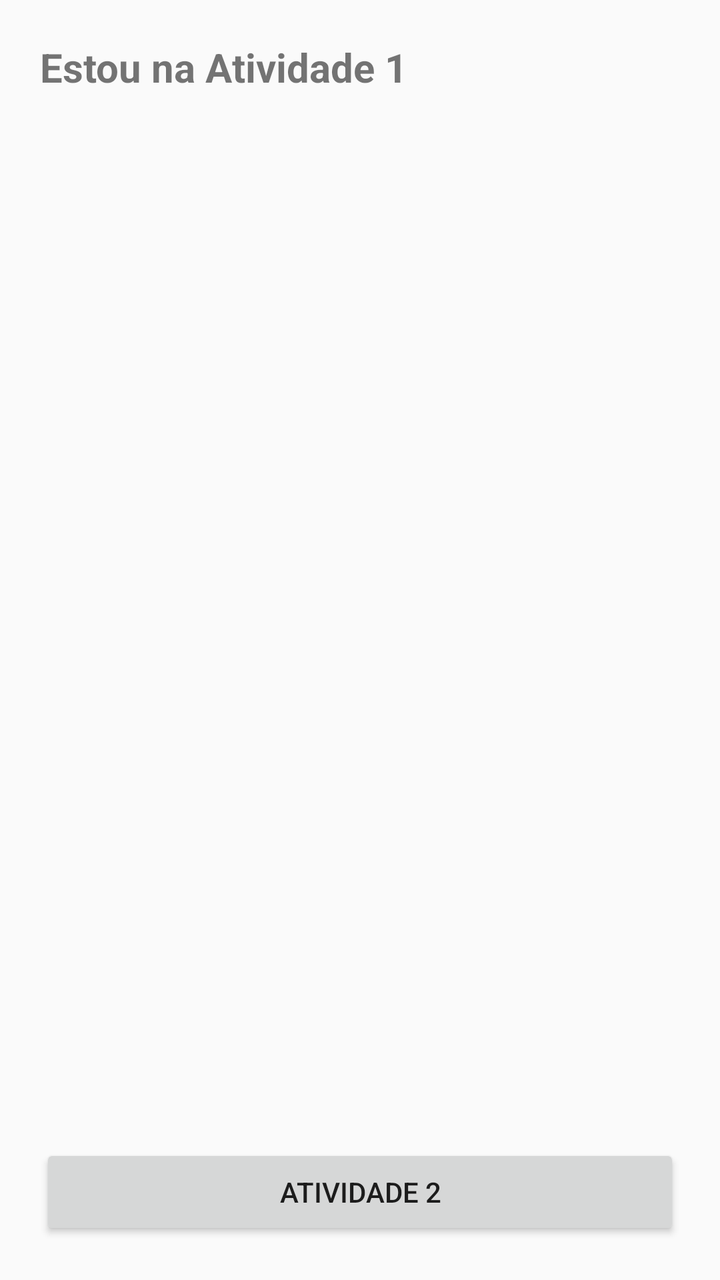
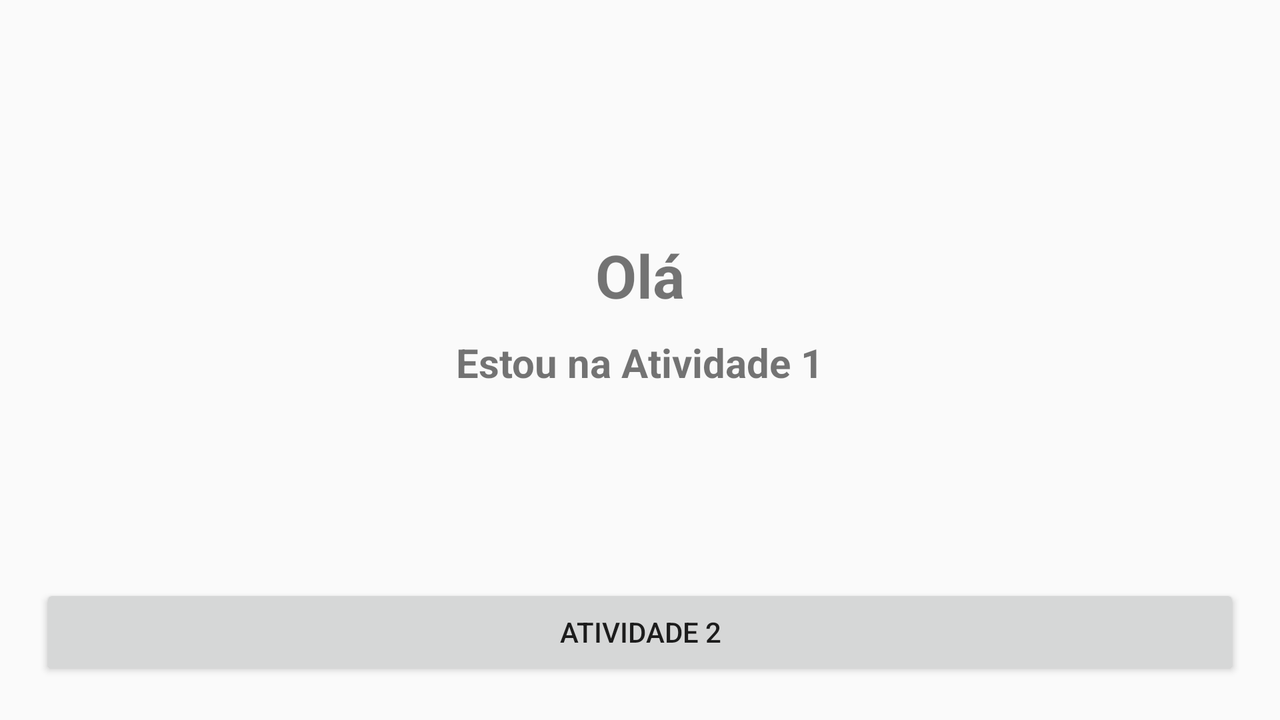

First picture: res/layout/ on a phone held upright. Second picture: the repository's own variant of that layout, on a device whose configuration matches the variant's folder. Source for both follows.
<!-- AndroidManifest.xml: application theme Theme.Labs -->
<!-- res/layout/activity_1.xml -->
<?xml version="1.0" encoding="utf-8"?>
<androidx.constraintlayout.widget.ConstraintLayout xmlns:android="http://schemas.android.com/apk/res/android"
    xmlns:app="http://schemas.android.com/apk/res-auto"
    xmlns:tools="http://schemas.android.com/tools"
    android:layout_width="match_parent"
    android:layout_height="match_parent"
    tools:context=".MainActivity">

    <LinearLayout
        android:layout_width="0dp"
        android:layout_height="0dp"
        android:layout_weight="1"
        android:padding="20dp"
        android:orientation="vertical"
        app:layout_constraintBottom_toBottomOf="parent"
        app:layout_constraintEnd_toEndOf="parent"
        app:layout_constraintStart_toStartOf="parent"
        app:layout_constraintTop_toTopOf="parent">

        <TextView
            android:id="@+id/textView1"
            android:layout_width="wrap_content"
            android:layout_height="wrap_content"
            android:layout_gravity="start"
            android:text="@string/txtAct1"
            android:textSize="20sp"
            android:textStyle="bold" />

        <Space
            android:layout_width="0dp"
            android:layout_height="0dp"
            android:layout_weight="1" >
        </Space>

        <Button
            android:id="@+id/btnGoToAct2"
            android:layout_width="match_parent"
            android:layout_height="wrap_content"
            android:text="@string/btnGoAct1"
            style="@style/BtnStyle"/>
    </LinearLayout>

</androidx.constraintlayout.widget.ConstraintLayout>
<!-- resources referenced by this layout -->
<resources>
  <string name="btnGoAct1">Atividade 2</string>
  <string name="txtAct1">Estou na Atividade 1</string>
  <style name="BtnStyle">
          <item name="backgroundTint">@color/black</item>
      </style>
  <style name="Theme.Labs" parent="android:Theme.Material.Light.NoActionBar" />
  <color name="black">#FF000000</color>
</resources>
<!-- res/layout-land/activity_1.xml (the repository's variant of the layout above) -->
<!-- drawn on the phone turned sideways -->
<?xml version="1.0" encoding="utf-8"?>
<androidx.constraintlayout.widget.ConstraintLayout xmlns:android="http://schemas.android.com/apk/res/android"
    xmlns:app="http://schemas.android.com/apk/res-auto"
    xmlns:tools="http://schemas.android.com/tools"
    android:layout_width="match_parent"
    android:layout_height="match_parent"
    tools:context=".MainActivity">

    <LinearLayout
        android:layout_width="0dp"
        android:layout_height="0dp"
        android:layout_weight="1"
        android:padding="20dp"
        android:orientation="vertical"
        app:layout_constraintBottom_toBottomOf="parent"
        app:layout_constraintEnd_toEndOf="parent"
        app:layout_constraintStart_toStartOf="parent"
        app:layout_constraintTop_toTopOf="parent">

        <Space
            android:layout_width="0dp"
            android:layout_height="0dp"
            android:layout_weight="1" >
        </Space>

        <TextView
            android:id="@+id/textView2"
            android:layout_width="wrap_content"
            android:layout_height="wrap_content"
            android:layout_gravity="center"
            android:text="@string/txtWelcome"
            android:textSize="30sp"
            android:textStyle="bold" />

        <TextView
            android:id="@+id/textView1"
            android:layout_width="wrap_content"
            android:layout_height="wrap_content"
            android:layout_gravity="center"
            android:text="@string/txtAct1"
            android:layout_marginTop="10dp"
            android:textSize="20sp"
            android:textStyle="bold" />

        <Space
            android:layout_width="0dp"
            android:layout_height="0dp"
            android:layout_weight="1" >
        </Space>

        <Button
            android:id="@+id/btnGoToAct2"
            android:layout_width="match_parent"
            android:layout_height="wrap_content"
            android:text="@string/btnGoAct1"
            style="@style/BtnStyle"/>
    </LinearLayout>

</androidx.constraintlayout.widget.ConstraintLayout>
<!-- resources referenced by the variant -->
<!-- as the phone turned sideways resolves them -->
<resources>
  <string name="btnGoAct1">Atividade 2</string>
  <string name="txtAct1">Estou na Atividade 1</string>
  <string name="txtWelcome">Olá</string>
  <style name="BtnStyle">
          <item name="backgroundTint">@color/black</item>
      </style>
  <style name="Theme.Labs" parent="android:Theme.Material.Light.NoActionBar" />
  <color name="black">#FF000000</color>
</resources>
